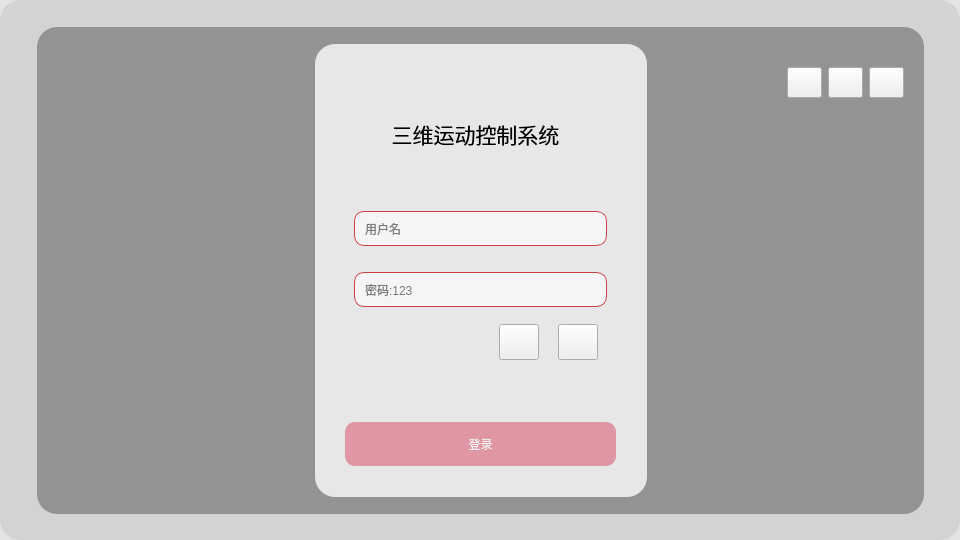
<?xml version="1.0" encoding="UTF-8"?>
<ui version="4.0">
 <class>loginaaaa</class>
 <widget class="QWidget" name="loginaaaa">
  <property name="geometry">
   <rect>
    <x>0</x>
    <y>0</y>
    <width>960</width>
    <height>540</height>
   </rect>
  </property>
  <property name="windowTitle">
   <string>Form</string>
  </property>
  <property name="styleSheet">
   <string notr="true">#loginaaaa{
	border-radius:20px;

	border-image: url(:/pic/aaa.jpg);
	background-color: rgba(187, 187, 187, 100);


}</string>
  </property>
  <layout class="QGridLayout" name="gridLayout">
   <item row="2" column="1">
    <spacer name="verticalSpacer">
     <property name="orientation">
      <enum>Qt::Vertical</enum>
     </property>
     <property name="sizeHint" stdset="0">
      <size>
       <width>17</width>
       <height>6</height>
      </size>
     </property>
    </spacer>
   </item>
   <item row="0" column="1">
    <spacer name="verticalSpacer_2">
     <property name="orientation">
      <enum>Qt::Vertical</enum>
     </property>
     <property name="sizeHint" stdset="0">
      <size>
       <width>20</width>
       <height>6</height>
      </size>
     </property>
    </spacer>
   </item>
   <item row="1" column="2">
    <spacer name="horizontalSpacer_2">
     <property name="orientation">
      <enum>Qt::Horizontal</enum>
     </property>
     <property name="sizeHint" stdset="0">
      <size>
       <width>9</width>
       <height>20</height>
      </size>
     </property>
    </spacer>
   </item>
   <item row="1" column="0">
    <spacer name="horizontalSpacer">
     <property name="orientation">
      <enum>Qt::Horizontal</enum>
     </property>
     <property name="sizeHint" stdset="0">
      <size>
       <width>9</width>
       <height>20</height>
      </size>
     </property>
    </spacer>
   </item>
   <item row="1" column="1">
    <widget class="QWidget" name="widget" native="true">
     <property name="minimumSize">
      <size>
       <width>887</width>
       <height>487</height>
      </size>
     </property>
     <property name="styleSheet">
      <string notr="true">#widget{
border-radius:20px;

background-color: rgba(130, 130, 130, 200);
}
</string>
     </property>
     <widget class="QWidget" name="widget_2" native="true">
      <property name="geometry">
       <rect>
        <x>278</x>
        <y>17</y>
        <width>332</width>
        <height>453</height>
       </rect>
      </property>
      <property name="minimumSize">
       <size>
        <width>332</width>
        <height>453</height>
       </size>
      </property>
      <property name="styleSheet">
       <string notr="true">#widget_2
{

	border-radius:20px;

	background-color: rgba(255, 255, 255,200);

}</string>
      </property>
      <widget class="QLabel" name="label">
       <property name="geometry">
        <rect>
         <x>50</x>
         <y>30</y>
         <width>221</width>
         <height>121</height>
        </rect>
       </property>
       <property name="text">
        <string>&lt;html&gt;&lt;head/&gt;&lt;body&gt;&lt;p align=&quot;center&quot;&gt;&lt;span style=&quot; font-size:16pt;&quot;&gt;三维运动控制系统&lt;/span&gt;&lt;/p&gt;&lt;/body&gt;&lt;/html&gt;</string>
       </property>
      </widget>
      <widget class="QWidget" name="widget_5" native="true">
       <property name="geometry">
        <rect>
         <x>30</x>
         <y>141</y>
         <width>271</width>
         <height>281</height>
        </rect>
       </property>
       <layout class="QVBoxLayout" name="verticalLayout_2">
        <item>
         <widget class="QWidget" name="widget_4" native="true">
          <layout class="QVBoxLayout" name="verticalLayout">
           <item>
            <spacer name="verticalSpacer_3">
             <property name="orientation">
              <enum>Qt::Vertical</enum>
             </property>
             <property name="sizeHint" stdset="0">
              <size>
               <width>20</width>
               <height>17</height>
              </size>
             </property>
            </spacer>
           </item>
           <item>
            <widget class="QLineEdit" name="lineEdit">
             <property name="minimumSize">
              <size>
               <width>0</width>
               <height>35</height>
              </size>
             </property>
             <property name="styleSheet">
              <string notr="true">QLineEdit{
border-radius:10px;
border:1px solid gray;
border-color: rgb(203, 65, 70);
background-color: rgba(255, 255, 255, 150);
padding: 0 8px;
}
QLineEdit:hover
{
background-color: rgba(255, 255, 255, 210);
}</string>
             </property>
             <property name="placeholderText">
              <string>用户名</string>
             </property>
            </widget>
           </item>
           <item>
            <spacer name="verticalSpacer_5">
             <property name="orientation">
              <enum>Qt::Vertical</enum>
             </property>
             <property name="sizeHint" stdset="0">
              <size>
               <width>20</width>
               <height>20</height>
              </size>
             </property>
            </spacer>
           </item>
           <item>
            <widget class="QLineEdit" name="lineEdit_2">
             <property name="minimumSize">
              <size>
               <width>0</width>
               <height>35</height>
              </size>
             </property>
             <property name="styleSheet">
              <string notr="true">QLineEdit{
border-radius:10px;
border:1px solid gray;
border-color: rgb(203, 65, 70);
background-color: rgba(255, 255, 255, 150);
padding: 0 8px;
}
QLineEdit:hover
{
background-color: rgba(255, 255, 255, 210);
}</string>
             </property>
             <property name="placeholderText">
              <string>密码:123</string>
             </property>
            </widget>
           </item>
           <item>
            <spacer name="verticalSpacer_4">
             <property name="orientation">
              <enum>Qt::Vertical</enum>
             </property>
             <property name="sizeHint" stdset="0">
              <size>
               <width>20</width>
               <height>2</height>
              </size>
             </property>
            </spacer>
           </item>
           <item>
            <widget class="QWidget" name="widget_6" native="true">
             <layout class="QHBoxLayout" name="horizontalLayout">
              <item>
               <spacer name="horizontalSpacer_5">
                <property name="orientation">
                 <enum>Qt::Horizontal</enum>
                </property>
                <property name="sizeHint" stdset="0">
                 <size>
                  <width>136</width>
                  <height>20</height>
                 </size>
                </property>
               </spacer>
              </item>
              <item>
               <widget class="QPushButton" name="pushButton_5">
                <property name="minimumSize">
                 <size>
                  <width>36</width>
                  <height>36</height>
                 </size>
                </property>
                <property name="styleSheet">
                 <string notr="true">border-image: url(:/pic/help.png);</string>
                </property>
                <property name="text">
                 <string/>
                </property>
               </widget>
              </item>
              <item>
               <spacer name="horizontalSpacer_6">
                <property name="orientation">
                 <enum>Qt::Horizontal</enum>
                </property>
                <property name="sizeHint" stdset="0">
                 <size>
                  <width>0</width>
                  <height>20</height>
                 </size>
                </property>
               </spacer>
              </item>
              <item>
               <widget class="QPushButton" name="pushButton_6">
                <property name="minimumSize">
                 <size>
                  <width>36</width>
                  <height>36</height>
                 </size>
                </property>
                <property name="styleSheet">
                 <string notr="true">border-image: url(:/pic/github.png);</string>
                </property>
                <property name="text">
                 <string/>
                </property>
               </widget>
              </item>
             </layout>
            </widget>
           </item>
          </layout>
         </widget>
        </item>
        <item>
         <spacer name="verticalSpacer_6">
          <property name="orientation">
           <enum>Qt::Vertical</enum>
          </property>
          <property name="sizeHint" stdset="0">
           <size>
            <width>20</width>
            <height>22</height>
           </size>
          </property>
         </spacer>
        </item>
        <item>
         <widget class="QPushButton" name="pushButton_4">
          <property name="sizePolicy">
           <sizepolicy hsizetype="Minimum" vsizetype="Fixed">
            <horstretch>0</horstretch>
            <verstretch>50</verstretch>
           </sizepolicy>
          </property>
          <property name="minimumSize">
           <size>
            <width>0</width>
            <height>44</height>
           </size>
          </property>
          <property name="styleSheet">
           <string notr="true">QPushButton:hover { 
    background-color: rgba(222, 116, 135,250);
}
QPushButton{
background-color: rgba(222, 116, 135,180);
color: rgb(240, 240, 240);
font: 700 10pt &quot;Microsoft YaHei UI&quot;;
border-radius:10px;
}
QPushButton:pressed, QPushButton:checked {
    border:3px solid #b1764c;
    color:#dfdcd7
}</string>
          </property>
          <property name="text">
           <string>登录</string>
          </property>
         </widget>
        </item>
       </layout>
      </widget>
     </widget>
     <widget class="QWidget" name="widget_3" native="true">
      <property name="geometry">
       <rect>
        <x>750</x>
        <y>20</y>
        <width>117</width>
        <height>71</height>
       </rect>
      </property>
      <layout class="QHBoxLayout" name="horizontalLayout_2">
       <item>
        <widget class="QPushButton" name="pushButton">
         <property name="minimumSize">
          <size>
           <width>31</width>
           <height>31</height>
          </size>
         </property>
         <property name="styleSheet">
          <string notr="true">border-image: url(:/pic/min.png);</string>
         </property>
         <property name="text">
          <string/>
         </property>
        </widget>
       </item>
       <item>
        <widget class="QPushButton" name="pushButton_2">
         <property name="minimumSize">
          <size>
           <width>31</width>
           <height>31</height>
          </size>
         </property>
         <property name="styleSheet">
          <string notr="true">border-image: url(:/pic/loop.png);</string>
         </property>
         <property name="text">
          <string/>
         </property>
        </widget>
       </item>
       <item>
        <widget class="QPushButton" name="pushButton_3">
         <property name="minimumSize">
          <size>
           <width>31</width>
           <height>31</height>
          </size>
         </property>
         <property name="styleSheet">
          <string notr="true">border-image: url(:/pic/close1.png);</string>
         </property>
         <property name="text">
          <string/>
         </property>
        </widget>
       </item>
      </layout>
     </widget>
    </widget>
   </item>
  </layout>
 </widget>
 <resources/>
 <connections/>
</ui>
